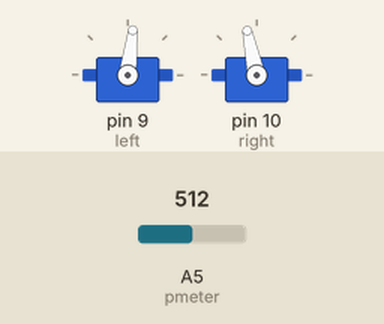
This sketch was run on a simulated Arduino Uno, built with avr-gcc and run on an emulated ATmega328P. Shown: 2 × servo. Inputs (shaded band) come from the test bench; at power-on: A5 (pmeter) = 512.

Above: at 1.2 s.
1.3 s: A5 (pmeter) set to 716
At 1.9 s:
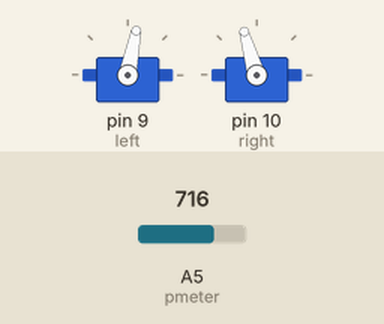
2.8 s: A5 (pmeter) set to 306
At 4.0 s:
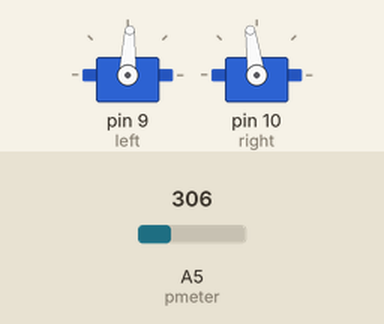
4.3 s: A5 (pmeter) set to 511
At 5.4 s:
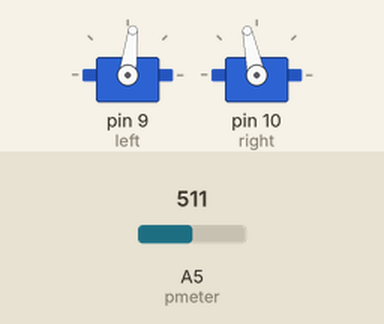
Timing chart, 0 to 7.3 s (numbered marks = the images above; inputs shaded):
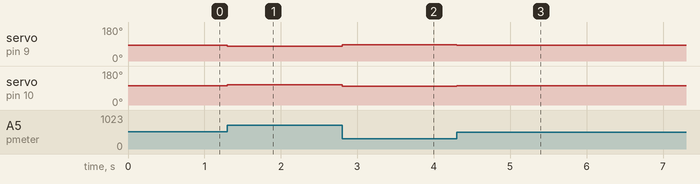

The sketch:

User_Program3_4.ino
```cpp
/*Software 1073 Arduino BoeBots
User Program
Method stubs are pre-made. add your own code to complete the challenge!

Program Task: Have the robot vary its speed based on how far one turns the potentiometer
Feel free to view the example program within the same folder if you need help!
*/

#include <Servo.h>

Servo left;
Servo right;
int pmeter = 5;
void setup(){
  left.attach(9);
  right.attach(10);

}

void loop(){
int value = analogRead(pmeter);
left.writeMicroseconds(1500 - value/5.12);
right.writeMicroseconds(1500 + value/5.12);

}
```

Measured:
- after the input at 1.3 s, servo on pin 9 (left): 83° → 79° at once; servo on pin 10 (right): 102° → 106° at once
- after the input at 2.8 s, servo on pin 9 (left): 79° → 87° at once; servo on pin 10 (right): 106° → 98° at once
- after the input at 4.3 s, servo on pin 9 (left): 87° → 83° at once; servo on pin 10 (right): 98° → 102° at once
